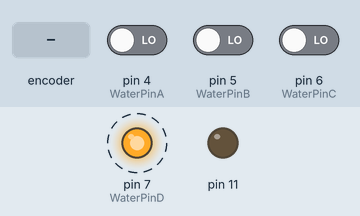
Recording of a sketch running on a simulated Arduino Uno, built with avr-gcc and run on an emulated ATmega328P. Shown: output pins drawn as LEDs (lit = HIGH). Dashed ring = blinking. Inputs (shaded band) come from the test bench; at power-on: pin 6 (WaterPinC) LOW, pin 4 (WaterPinA) LOW, pin 5 (WaterPinB) LOW.

Above: at 2.0 s.
2.1 s: pin 6 (WaterPinC) driven HIGH
At 3.4 s:
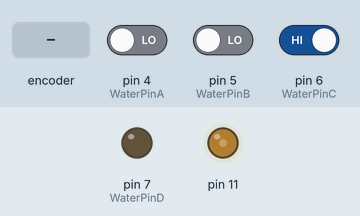
3.9 s: rotary encoder on pin 4 (WaterPinA) / pin 5 (WaterPinB) turned 1 step (first pin leading)
At 4.9 s:
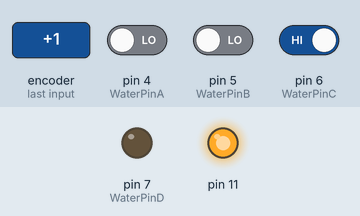
7.3 s: pin 6 (WaterPinC) driven LOW
At 7.45 s:
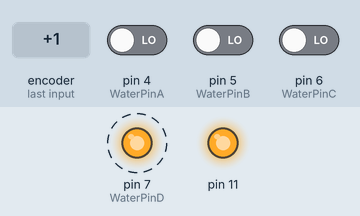
Timing chart, 0 to 16.5 s (numbered marks = the images above; inputs shaded):
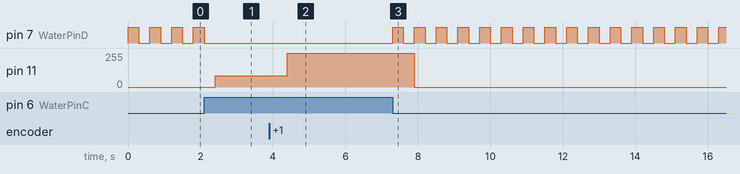

Measured:
- after the input at 2.1 s, pin 7 (WaterPinD): goes on until 2.1 s, then stays LOW; pin 11: 0/255 → 85/255 after 0.30 s
- after the input at 3.9 s, pin 11: 85/255 → 255/255 after 0.50 s
- after the input at 7.3 s, pin 7 (WaterPinD): alternates HIGH for 0.30 s and LOW for 0.30 s, starting at once
- by itself, pin 7 (WaterPinD): alternates HIGH for 0.30 s and LOW for 0.30 s

The sketch:

Base.ino
```cpp
#include <Arduino.h>
#include "checkWaterLevel.h"
#include "checkPumpStatus.h"

// Create instances of the structs
WaterLevelSensors waterLevelSensors;
WaterPumpFn waterPumpFn;

void setup()
{
  Serial.begin(9600); // Start the serial communication with the computer

  // Set the mode of the pins using the struct instances
  pinMode(waterLevelSensors.WaterPinA, INPUT);
  pinMode(waterLevelSensors.WaterPinB, INPUT);
  pinMode(waterLevelSensors.WaterPinC, INPUT);
  pinMode(waterLevelSensors.WaterPinD, OUTPUT);
  pinMode(waterPumpFn.WaterPump, OUTPUT);
}

void loop()
{
  // Update the current time in the waterPumpFn struct
  waterPumpFn.currentTime = millis();

  // Check the current water level
  checkWaterLevel(waterLevelSensors);

  // Check and update the pump status
  checkPumpStatus(waterPumpFn, waterLevelSensors);
}
```

checkPumpStatus.cpp
```cpp
#include "checkPumpStatus.h"
#include <Arduino.h>

void checkPumpStatus(WaterPumpFn &pumpFn, WaterLevelSensors &sensors)
{
    pumpFn.elapsedTime = pumpFn.currentTime - pumpFn.previousTime;
    pumpFn.currentPumpTime = millis();
    pumpFn.elapsedPumpTime = pumpFn.currentPumpTime - pumpFn.previousPumpTime;

    if (sensors.waterLevelC == LOW) {
        digitalWrite(sensors.WaterPinD, HIGH);
        delay(300);
        digitalWrite(sensors.WaterPinD, LOW);
        delay(300);
        pumpFn.PumpPWM = 0;
        analogWrite(pumpFn.WaterPump, pumpFn.PumpPWM);
    } else if (pumpFn.pumpStatus && pumpFn.elapsedPumpTime <= pumpFn.pumpTimeOn) {
        if (sensors.waterLevelA == HIGH && pumpFn.elapsedTime >= pumpFn.stabilityTime) {
            pumpFn.PumpPWM = 255;
            pumpFn.previousTime = pumpFn.currentTime;
        } else if (sensors.waterLevelB == HIGH && pumpFn.elapsedTime >= pumpFn.stabilityTime) {
            pumpFn.PumpPWM = 170;
            pumpFn.previousTime = pumpFn.currentTime;
        } else if (sensors.waterLevelC == HIGH && pumpFn.elapsedTime >= pumpFn.stabilityTime) {
            pumpFn.PumpPWM = 85;
            pumpFn.previousTime = pumpFn.currentTime;
        } else if (sensors.waterLevelC == LOW && pumpFn.elapsedTime >= pumpFn.stabilityTime) {
            pumpFn.PumpPWM = 0;
            pumpFn.previousTime = pumpFn.currentTime;
        }
        analogWrite(pumpFn.WaterPump, pumpFn.PumpPWM);
    } else if (pumpFn.elapsedPumpTime >= pumpFn.pumpTimeOn) {
        digitalWrite(pumpFn.WaterPump, LOW);
        pumpFn.pumpStatus = false;
        pumpFn.previousPumpTime = pumpFn.currentPumpTime;
    } else if (pumpFn.elapsedPumpTime >= pumpFn.pumpTimeOff) {
        analogWrite(pumpFn.WaterPump, pumpFn.PumpPWM);
        pumpFn.pumpStatus = true;
        pumpFn.previousPumpTime = pumpFn.currentPumpTime;
    }
}
```

checkPumpStatus.h
```cpp
#ifndef CHECKPUMPSTATUS_H
#define CHECKPUMPSTATUS_H

#include "checkWaterLevel.h"

struct WaterPumpFn {
  unsigned long previousTime = 0;
  unsigned long previousPumpTime = 0;
  const unsigned long stabilityTime = 1000;
  bool pumpStatus = false;
  const unsigned long pumpTimeOff = 1000;
  const unsigned long pumpTimeOn = 5000;
  const int WaterPump = 11;
  int PumpPWM;
  unsigned long currentTime, elapsedTime, currentPumpTime, elapsedPumpTime;
};

void checkPumpStatus(WaterPumpFn &pumpFn, WaterLevelSensors &sensors);

#endif
```

checkWaterLevel.cpp
```cpp
#include "checkWaterLevel.h"
#include <Arduino.h>

void checkWaterLevel(WaterLevelSensors &sensors) {
  // Read the value of the water level sensors and store them in the struct
  sensors.waterLevelA = digitalRead(sensors.WaterPinA);
  sensors.waterLevelB = digitalRead(sensors.WaterPinB);
  sensors.waterLevelC = digitalRead(sensors.WaterPinC);
}
```

checkWaterLevel.h
```cpp
#ifndef CHECKWATERLEVEL_H
#define CHECKWATERLEVEL_H

struct WaterLevelSensors {
  const int WaterPinA = 4;
  const int WaterPinB = 5;
  const int WaterPinC = 6;
  const int WaterPinD = 7;
  int waterLevelA;
  int waterLevelB;
  int waterLevelC;
  int waterLevelD;
};

void checkWaterLevel(WaterLevelSensors &sensors);

#endif
```
